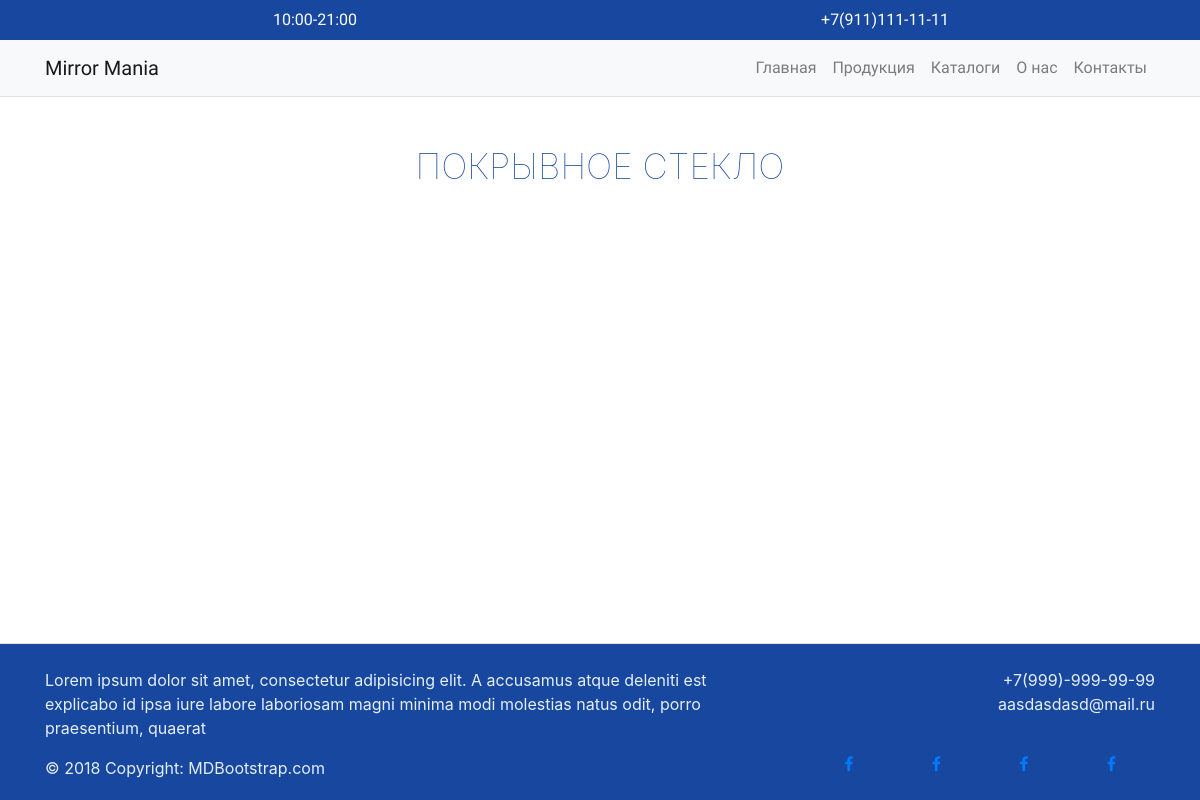
The app's page /pokryvnoe-steklo, older data.
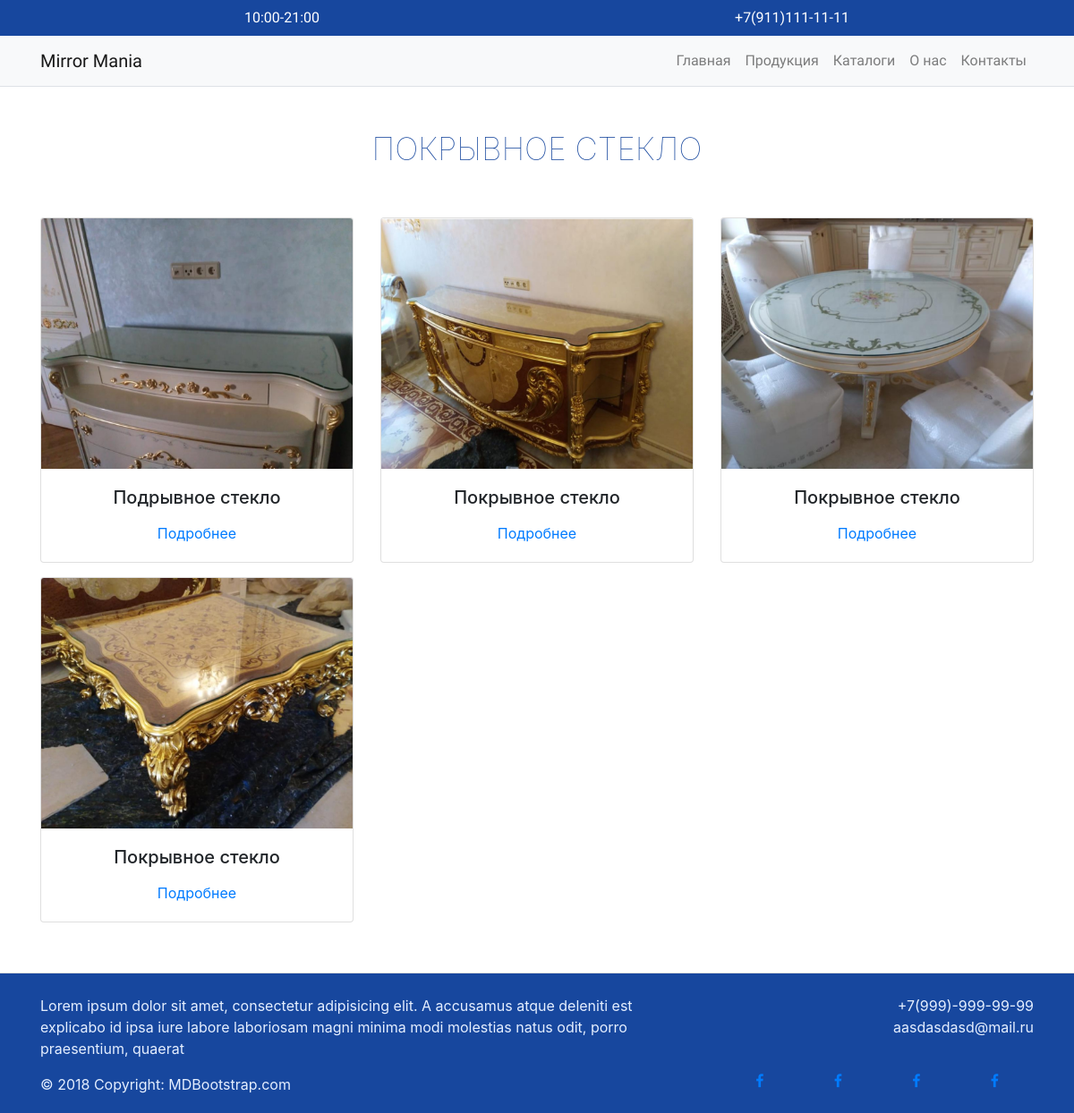
The same page, newer data.
### main/models.py (models this page shows, shortened)
class Category(models.Model):
    name = models.CharField(max_length=200, db_index=True, verbose_name="Наименование")
    image = models.ImageField(upload_to="category/%Y/%m", verbose_name="Фотография категории",
                              default="../static/image/not_found.jpg")
    description = models.TextField(default='', verbose_name="Описание")
    slug = models.SlugField(max_length=200, db_index=True, unique=True)
    class Meta:
        ordering = ('name',)
        verbose_name = "Категория"
        verbose_name_plural = "Категории"

class Item(models.Model):
    name = models.CharField(max_length=200, verbose_name="Наименование")
    slug = models.SlugField(max_length=200, unique=True)
    price = models.DecimalField(max_digits=10, decimal_places=2, verbose_name="Цена товара")
    description = models.TextField(blank=True, verbose_name="Описание")
    category = models.ForeignKey(Category, on_delete=models.CASCADE, verbose_name="Категория")
    available = models.BooleanField(default=True, verbose_name="Доступно")
    image_main = models.ImageField(upload_to="items/%Y/%m/%d", verbose_name="Главная фотография")
    class Meta:
        ordering = ('name',)
        verbose_name = "Предмет"
        verbose_name_plural = "Предметы"
    def get_absolute_url(self):
        return reverse('main:product_detail', args=[self.id, self.slug])

### main/views.py (the view)
# urls.py: path('<slug:category_slug>', views.CategoryProductsListView.as_view(), name='product_list_by_category'),
class CategoryProductsListView(TemplateResponseMixin, View):
    template_name = 'main/item_list.html'
    def get(self, request, category_slug):
        category = get_object_or_404(Category, slug=category_slug)
        items_of_category = Item.objects.filter(category=category)
        return self.render_to_response({'category': category, 'items': items_of_category})

### main/templates/main/item_list.html (shortened to what this page needs)
{% extends "base.html" %}
{% block content %}
    <div class="container my-5">
        <h3 class="category_name_main">{{ category.name }}</h3>
        <div class="row justify-content-start list_block my-5">
            {% for item in items %}
                <div class="col-lg-4 col-md-6 col-sm-6 col-xs-12 ">
                    <div class="card my-2 items_card">
                        <a href="{{ item.get_absolute_url }}" class="">
                            <img class="card-img-top" src="{{ item.image_main.url }}" alt="Card image cap">
                        </a>
                        <div class="card-body">
                            <h5 class="text-center card-title">{{ item.name }}</h5>
                            <div class="text-center links_effect_center mt-3">
                                <a href="{{ item.get_absolute_url }}" class="">Подробнее</a>
                            </div>
                        </div>
                    </div>
                </div>
            {% endfor %}
        </div>
    </div>
{% endblock %}

### main/templates/base.html (shortened to what this page needs)
{% load static %}
<!doctype html>
<html lang="en">
<head>
    <link rel="stylesheet" href="{% static 'css/style.css' %}">
    <link rel="stylesheet" href="https://stackpath.bootstrapcdn.com/bootstrap/4.1.3/css/bootstrap.min.css"
>
    <link rel="stylesheet" href="https://use.fontawesome.com/releases/v5.4.1/css/all.css"
>
    <link rel="stylesheet" href="https://cdnjs.cloudflare.com/ajax/libs/font-awesome/4.7.0/css/font-awesome.css"
          type="text/css">
</head>
<body>
<header class="header border-bottom">
    <div class="header-top">
        <div class="container">
            <div class="row">
                <div class="col-lg-6 col-md-6 col-sm-6 col-6 text-center">10:00-21:00</div>
                <div class="col-lg-6 col-md-6 col-sm-6 col-6 text-center">+7(911)111-11-11</div>
            </div>
        </div>
    </div>
    <nav class="navbar navbar-expand-md navbar-light bg-light navbar-inverse">
        <div class="container">
            <a class="navbar-brand" href="{% url "main:index" %}">
                Mirror Mania
            </a>
            <div class="collapse navbar-collapse" id="navbarNav">
                <ul class="navbar-nav">
                    <li class="nav-item">
                        <a class="nav-link" id="main" href="{% url "main:index" %}">Главная</a>
                    </li>
                    <li class="nav-item">
                        <a class="nav-link" id="categories" href="{% url "main:category_list" %}">Продукция</a>
                    </li>
                    <li class="nav-item">
                        <a class="nav-link" id="catalogs" href="{% url "main:catalog_list" %}">Каталоги</a>
                    </li>
                    <li class="nav-item">
                        <a class="nav-link" id="about_us" href="{% url "main:about_us" %}">О нас</a>
                    </li>
                    <li class="nav-item">
                        <a class="nav-link" id="contacts" href="{% url "main:contacts" %}">Контакты</a>
                    </li>
                </ul>
            </div>
        </div>
    </nav>
</header>
<main>
    {% block content %}{% endblock %}
</main>
<footer class="pt-4 footer_init pb-2">
    <div class="container">
        <div class="row">
            <div class="col-lg-8 col-md-12">
                <p>Lorem ipsum dolor sit amet, consectetur adipisicing elit. A accusamus atque deleniti est explicabo id
                    ipsa iure labore laboriosam magni minima modi molestias natus odit, porro praesentium, quaerat
                </p>
            </div>
            <div class="col-lg-4 col-md-12 footer_contacts">
                <ul class="" style="list-style: none;">
                    <li>+7(999)-999-99-99</li>
                    <li>aasdasdasd@mail.ru</li>
                </ul>
            </div>
        </div>
        <div class="row">
            <div class="col-lg-8 col-md-6 order-md-0 order-1 footer_copyrights">
                <div class="footer-copyright">© 2018 Copyright: MDBootstrap.com</div>
            </div>
            <div class="col-lg-4 col-md-6 order-md-1 order-0">
                <div class="footer_links">
                    <ul class="d-flex footer_ul">
                        <li>
                            <a href="#"><i class="fa fa-facebook" aria-hidden="true"></i></a>
                        </li>
                        <li>
                            <a href="#"><i class="fa fa-facebook" aria-hidden="true"></i></a>
                        </li>
                        <li>
                            <a href="#"><i class="fa fa-facebook" aria-hidden="true"></i></a>
                        </li>
                        <li>
                            <a href="#"><i class="fa fa-facebook" aria-hidden="true"></i></a>
                        </li>
                    </ul>
                </div>
            </div>
        </div>
    </div>
</footer>
</body>
</html>

### main/static/css/style.css (style rules this page uses)
body { margin: 0; padding: 0; font-family: 'Roboto', sans-serif; }
header, .navbar { font-family: 'Roboto Condensed', sans-serif; }
.navbar { display: block; }
.header-top { display: block; background: #17479e; height: 40px; color: white; padding: 8px; }
.navbar-nav { margin-left: auto; }
.card { width: 100%; }
.category_name_main { color: #17479e; text-align: center; text-transform: uppercase; font-weight: lighter; font-size: 35px; }
.items_card { transition: 300ms; border: 0; }
.card-img-top { height: 280px; width: 100%; }
a { text-decoration: none; position: relative; }
.links_effect_center a::before { content: ''; bottom: 0; right: 0; position: absolute; height: 1px; width: 100%; background-color: #0078ea; transition: 0.2s; transform: scaleX(0); }
.footer_init { padding: 0; margin: 0; background-color: #17479e; color: #e5efff; border-top: 0.0625rem solid #e3dddd; }
.footer_ul { justify-content: space-around; padding: 0; margin-top: -4px; }
.footer_contacts > ul { padding: 0; }
.footer_ul li { padding: 0; list-style: none; }
.footer_contacts { text-align: right; }

Row changes from the older to the newer data that the page shows:
added Item: image_main (picture), name "Подрывное стекло"
added Item: image_main (picture), name "Покрывное стекло"
added Item: image_main (picture), name "Покрывное стекло"
added Item: image_main (picture), name "Покрывное стекло"
